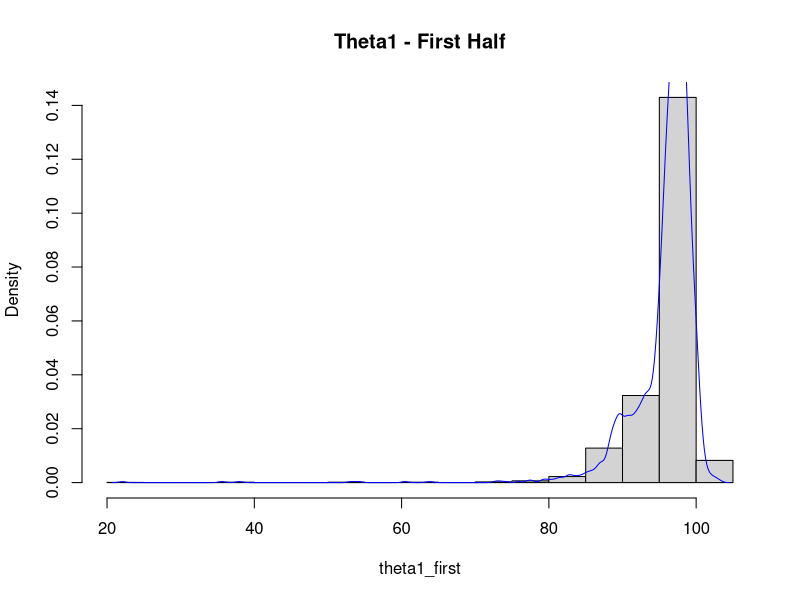
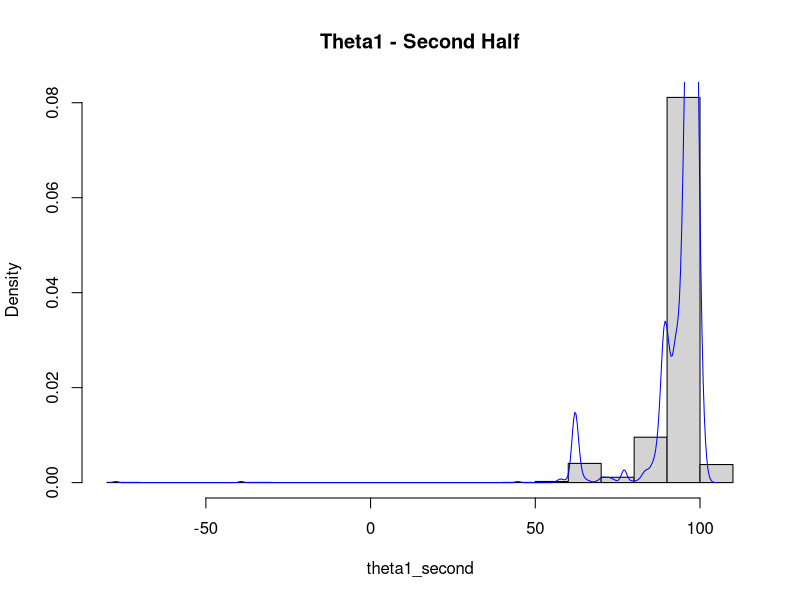
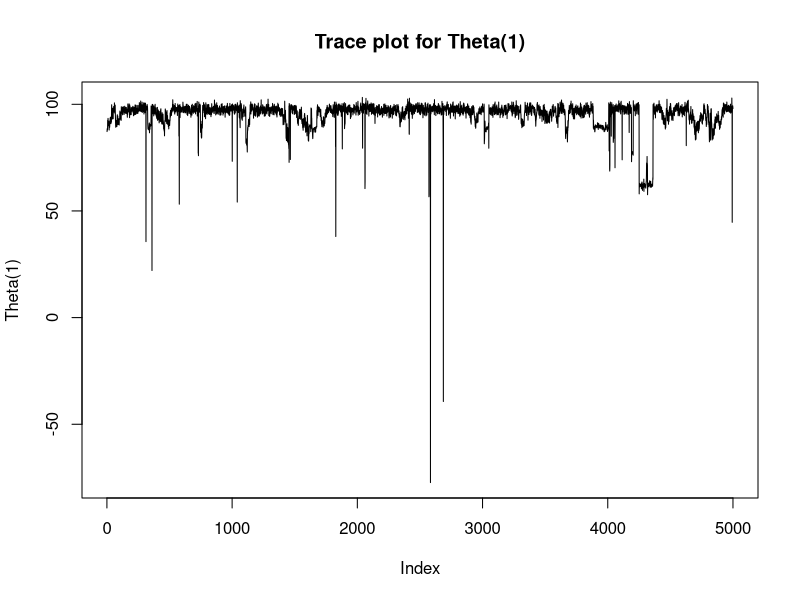
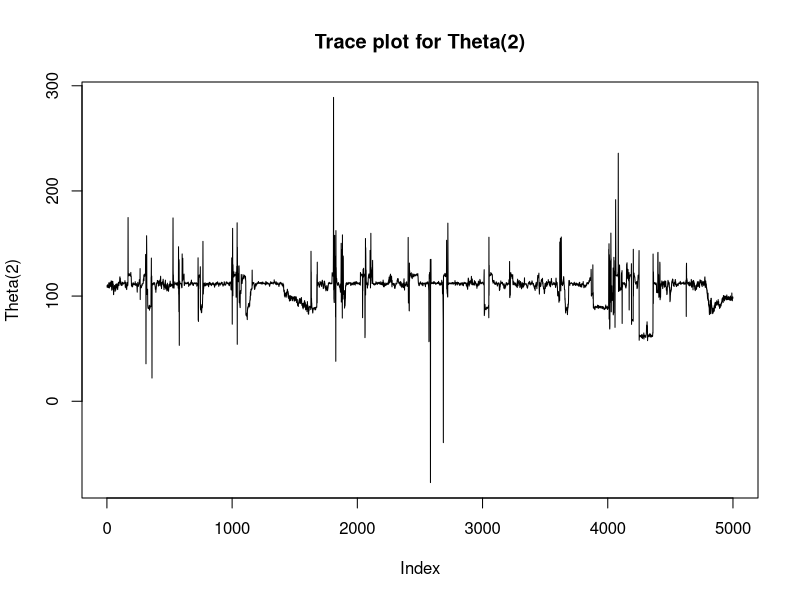
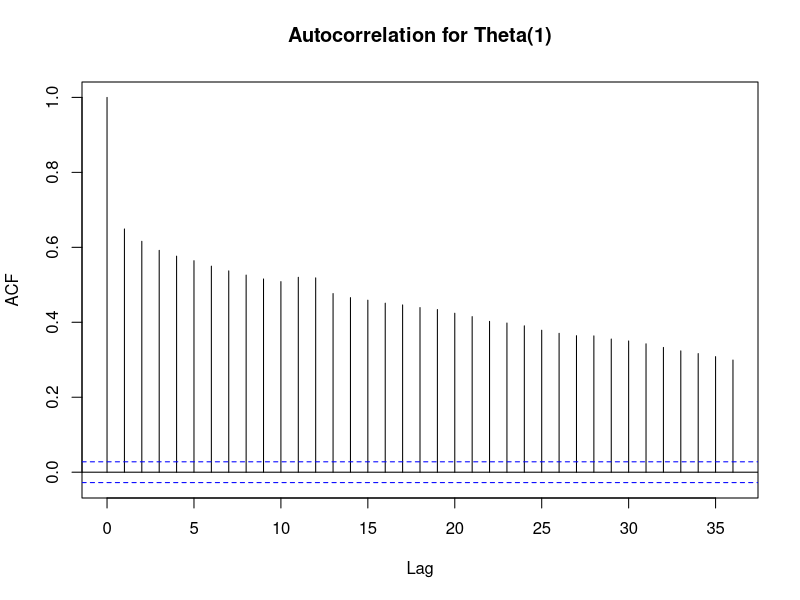
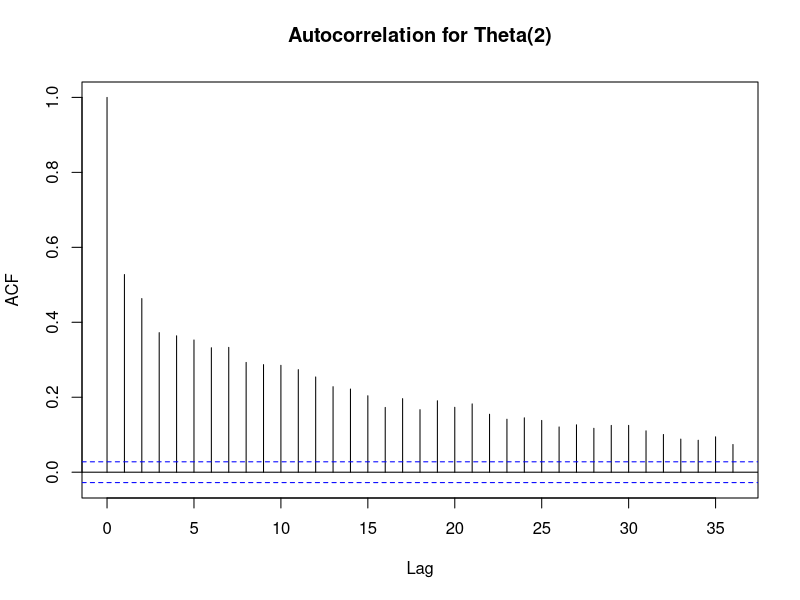
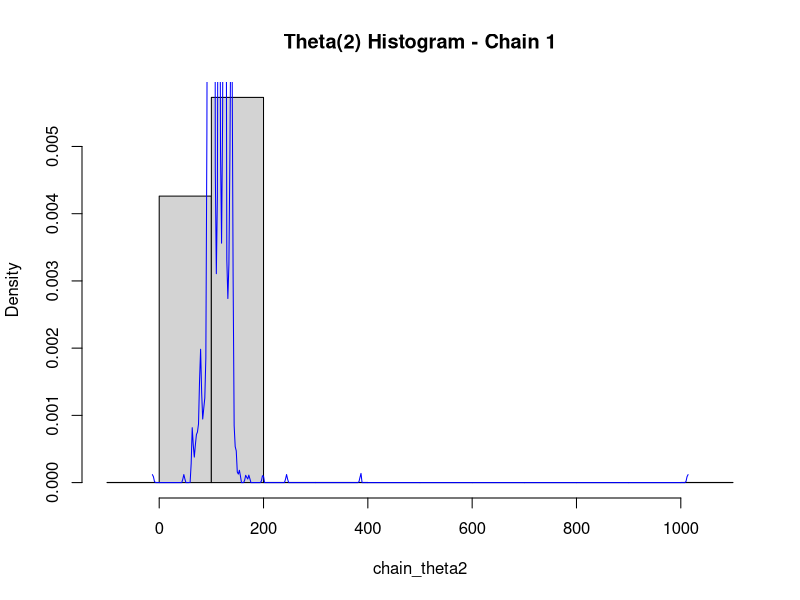
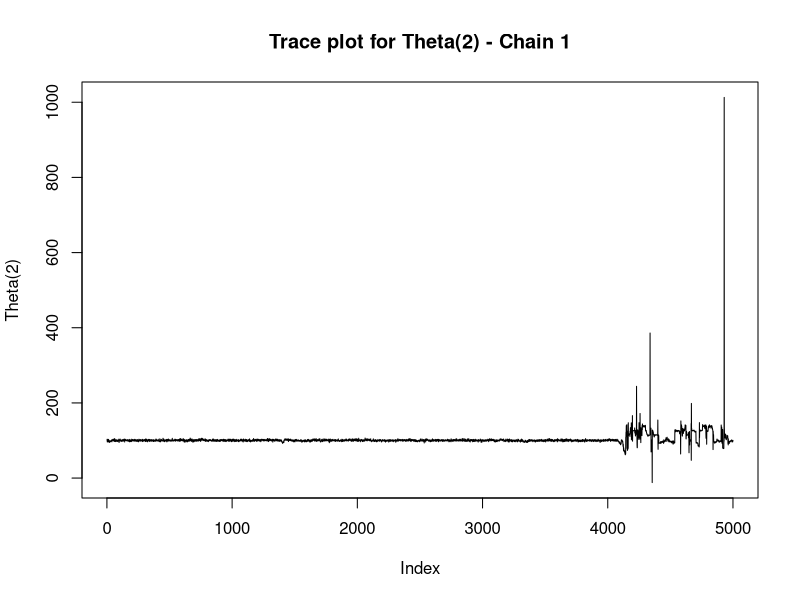

The R script that drew these images, in order:
##1
library(coda)
library(MASS)  

alpha <- 1
beta <- 1
mu0 <- 120
tau0_sq <- 200
sigma0_sq <- 1000
v0 <- 10
S <- 5000 

y <- rnorm(100, mean = 100, sd = 15)  
n <- length(y)
median_y <- median(y)

theta1 <- numeric(S)
theta2 <- numeric(S)
sigma1_sq <- numeric(S)
sigma2_sq <- numeric(S)
pi <- numeric(S)
X <- matrix(0, n, S)

X[,1] <- ifelse(y < median_y, 1, 2)
sigma1_sq[1] <- var(y[X[,1] == 1])
sigma2_sq[1] <- var(y[X[,1] == 2])
theta1[1] <- mean(y[X[,1] == 1])
theta2[1] <- mean(y[X[,1] == 2])
pi[1] <- mean(X[,1] == 1)

# Gibbs sampler
for (s in 2:S) {
  n1 <- sum(X[,s-1] == 1)
  n2 <- n - n1
  
  
  if (n1 > 0) {
    mean1 <- (n1 * mean(y[X[,s-1] == 1]) + mu0 / tau0_sq) / (n1 + 1 / tau0_sq)
  } else {
    mean1 <- mu0
  }
  
  if (n2 > 0) {
    mean2 <- (n2 * mean(y[X[,s-1] == 2]) + mu0 / tau0_sq) / (n2 + 1 / tau0_sq)
  } else {
    mean2 <- mu0
  }
  

  var1 <- sigma1_sq[s-1] / (n1 + 1 / tau0_sq) + 1e-10
  var2 <- sigma2_sq[s-1] / (n2 + 1 / tau0_sq) + 1e-10
  

  theta1[s] <- rnorm(1, mean = mean1, sd = sqrt(var1))
  theta2[s] <- rnorm(1, mean = mean2, sd = sqrt(var2))
  

  ss1 <- sum((y[X[,s-1] == 1] - theta1[s])^2)
  ss2 <- sum((y[X[,s-1] == 2] - theta2[s])^2)
  
  sigma1_sq[s] <- 1 / rgamma(1, alpha + n1 / 2, beta + ss1 / 2)
  sigma2_sq[s] <- 1 / rgamma(1, alpha + n2 / 2, beta + ss2 / 2)
  

  pi[s] <- rbeta(1, alpha + n1, beta + n2)
  
  for (i in 1:n) {
    p1 <- dnorm(y[i], mean = theta1[s], sd = sqrt(sigma1_sq[s])) * pi[s]
    p2 <- dnorm(y[i], mean = theta2[s], sd = sqrt(sigma2_sq[s])) * (1 - pi[s])
    
    if (is.na(p1) || is.na(p2)) {
      X[i, s] <- sample(1:2, 1)  # Random choice if probabilities are invalid
    } else {
      X[i, s] <- sample(1:2, 1, prob = c(p1, p2))
    }
  }
}

theta1_post <- pmin(theta1, theta2)  # theta(1)
theta2_post <- pmax(theta1, theta2)  # theta(2)

split_point <- S / 2
theta1_first <- theta1_post[1:split_point]
theta1_second <- theta1_post[(split_point + 1):S]

# Plot histogram and kernel density
par(mfrow = c(1, 1))
hist(theta1_first, probability = TRUE, main = "Theta1 - First Half")
lines(density(theta1_first), col = "blue")
hist(theta1_second, probability = TRUE, main = "Theta1 - Second Half")
lines(density(theta1_second), col = "blue")

# Posterior mean and 95% credible interval
theta1_mean_first <- mean(theta1_first)
theta1_ci_first <- quantile(theta1_first, probs = c(0.025, 0.975))
theta1_mean_second <- mean(theta1_second)
theta1_ci_second <- quantile(theta1_second, probs = c(0.025, 0.975))

cat("Posterior Mean and 95% CI (First Half):", theta1_mean_first, theta1_ci_first, "\n")
cat("Posterior Mean and 95% CI (Second Half):", theta1_mean_second, theta1_ci_second, "\n")

# Trace plot
plot(theta1_post, type = 'l', main = "Trace plot for Theta(1)", ylab = "Theta(1)")
plot(theta2, type = 'l', main = "Trace plot for Theta(2)", ylab = "Theta(2)")
# Autocorrelation and effective sample size
acf(theta1_post, main = "Autocorrelation for Theta(1)")
acf(theta2_post, main = "Autocorrelation for Theta(2)")
ess <- effectiveSize(theta1_post)
cat("Effective Sample Size:", ess, "\n")

##2

alpha <- 1
beta <- 1
mu0 <- 120
tau0_sq <- 200
sigma0_sq <- 1000
v0 <- 10
S <- 5000  
n_chains <- 3  
n <- 100  
y <- rnorm(n, mean = 100, sd = 15)  


initialize_chain <- function(y) {
  X <- ifelse(runif(length(y)) < 0.5, 1, 2)
  sigma1_sq <- var(y[X == 1])
  sigma2_sq <- var(y[X == 2])
  theta1 <- mean(y[X == 1])
  theta2 <- mean(y[X == 2])
  pi <- mean(X == 1)
  list(X = X, sigma1_sq = sigma1_sq, sigma2_sq = sigma2_sq, theta1 = theta1, theta2 = theta2, pi = pi)
}

gibbs_sampler <- function(y, S, init) {
  n <- length(y)
  theta1 <- numeric(S)
  theta2 <- numeric(S)
  sigma1_sq <- numeric(S)
  sigma2_sq <- numeric(S)
  pi <- numeric(S)
  X <- matrix(0, n, S)
  
  X[,1] <- init$X
  sigma1_sq[1] <- init$sigma1_sq
  sigma2_sq[1] <- init$sigma2_sq
  theta1[1] <- init$theta1
  theta2[1] <- init$theta2
  pi[1] <- init$pi
  
  for (s in 2:S) {
    # Count number of observations in each group
    n1 <- sum(X[,s-1] == 1)
    n2 <- n - n1
    
    # Sample theta1 and theta2
    if (n1 > 0) {
      mean1 <- (n1 * mean(y[X[,s-1] == 1]) + mu0 / tau0_sq) / (n1 + 1 / tau0_sq)
      var1 <- sigma1_sq[s-1] / (n1 + 1 / tau0_sq)
    } else {
      mean1 <- mu0
      var1 <- sigma1_sq[s-1] / (1 / tau0_sq)
    }
    theta1[s] <- rnorm(1, mean = mean1, sd = sqrt(var1))
    
    if (n2 > 0) {
      mean2 <- (n2 * mean(y[X[,s-1] == 2]) + mu0 / tau0_sq) / (n2 + 1 / tau0_sq)
      var2 <- sigma2_sq[s-1] / (n2 + 1 / tau0_sq)
    } else {
      mean2 <- mu0
      var2 <- sigma2_sq[s-1] / (1 / tau0_sq)
    }
    theta2[s] <- rnorm(1, mean = mean2, sd = sqrt(var2))
    

    ss1 <- sum((y[X[,s-1] == 1] - theta1[s])^2)
    ss2 <- sum((y[X[,s-1] == 2] - theta2[s])^2)
    sigma1_sq[s] <- 1 / rgamma(1, alpha + n1 / 2, beta + ss1 / 2)
    sigma2_sq[s] <- 1 / rgamma(1, alpha + n2 / 2, beta + ss2 / 2)
    

    pi[s] <- rbeta(1, alpha + n1, beta + n2)
    

    for (i in 1:n) {
      p1 <- dnorm(y[i], mean = theta1[s], sd = sqrt(sigma1_sq[s])) * pi[s]
      p2 <- dnorm(y[i], mean = theta2[s], sd = sqrt(sigma2_sq[s])) * (1 - pi[s])
      if (is.na(p1) || is.na(p2)) {
        X[i, s] <- sample(1:2, 1)
      } else {
        X[i, s] <- sample(1:2, 1, prob = c(p1, p2))
      }
    }
  }
  
  list(theta1 = theta1, theta2 = theta2, sigma1_sq = sigma1_sq, sigma2_sq = sigma2_sq, pi = pi, X = X)
}

chains <- vector("list", n_chains)
for (chain in 1:n_chains) {
  init <- initialize_chain(y)
  chains[[chain]] <- gibbs_sampler(y, S, init)
}

# Diagnostics for Theta(2) in each chain
par(mfrow = c(1, 1))
for (chain in 1:n_chains) {
  chain_theta2 <- chains[[chain]]$theta2
  
  # (a) Histogram and Kernel Density
  hist(chain_theta2, probability = TRUE, main = paste("Theta(2) Histogram - Chain", chain))
  lines(density(chain_theta2), col = "blue")
  
  # (b) Posterior Mean and 95% CI
  theta2_mean <- mean(chain_theta2)
  theta2_ci <- quantile(chain_theta2, probs = c(0.025, 0.975))
  cat("Chain", chain, "- Theta(2) Mean:", theta2_mean, "\n")
  cat("Chain", chain, "- Theta(2) 95% CI:", theta2_ci, "\n")
  
  # (c) Trace Plot
  plot(chain_theta2, type = 'l', main = paste("Trace plot for Theta(2) - Chain", chain), ylab = "Theta(2)")
  
  # (d) Autocorrelation and ESS
  acf(chain_theta2, main = paste("Autocorrelation for Theta(2) - Chain", chain))
  ess <- effectiveSize(chain_theta2)
  cat("Chain", chain, "- Effective Sample Size:", ess, "\n")
}


